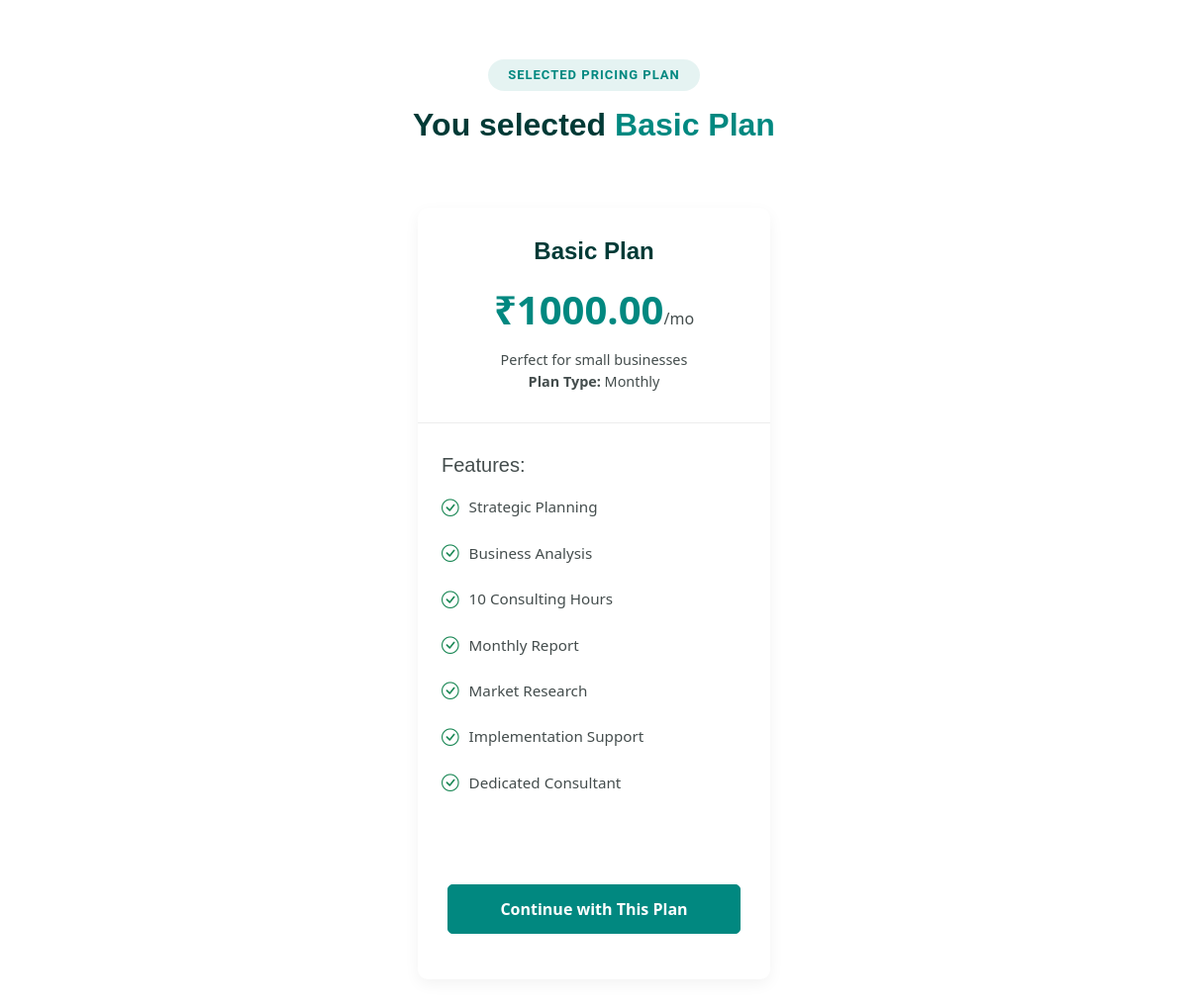
The page /information/4/monthly/ on the database its author committed.
### myapp/models.py (models this page shows, shortened)
class PricingPlan(models.Model):
    PLAN_CHOICES = [
        ('monthly', 'Monthly'),
        ('yearly', 'Yearly'),
    ]
    title = models.CharField(max_length=100)
    description = models.CharField(max_length=255)
    price = models.DecimalField(max_digits=10, decimal_places=2)
    plan_type = models.CharField(max_length=10, choices=PLAN_CHOICES)
    is_popular = models.BooleanField(default=False)
    features = models.TextField(help_text="Separate features with semicolons")
    def get_features_list(self):
        return [feature.strip() for feature in self.features.split(';') if feature.strip()]

### myapp/views.py (the view)
# urls.py: path('information/<int:plan_id>/<str:plan_type>/', views.information_view, name='information'),
def information_view(request, plan_id, plan_type):
    plan = get_object_or_404(PricingPlan, id=plan_id, plan_type=plan_type)
    return render(request, 'information.html', {
        'plan': plan,
        'plan_type': plan_type.capitalize()
    })

### myapp/templates/information.html (shortened to what this page needs)
{% load static %}
<!DOCTYPE html>
<html lang="en">
<head>
  <link rel="stylesheet" href="{% static 'assets/css/main.css' %}">
  <link href="https://cdn.jsdelivr.net/npm/bootstrap-icons@1.10.5/font/bootstrap-icons.css" rel="stylesheet">
  <link href="https://cdn.jsdelivr.net/npm/bootstrap@5.3.0/dist/css/bootstrap.min.css" rel="stylesheet">
</head>
<body>
<section id="pricing" class="pricing section">
  <div class="container section-title" data-aos="fade-up">
    <h2>Selected Pricing Plan</h2>
    <div><span>You selected</span> <span class="description-title">{{ plan.title }}</span></div>
  </div>
  <div class="container" data-aos="fade-up" data-aos-delay="100">
    <div class="row justify-content-center">
      <div class="col-lg-4 col-md-6 pricing-item-wrapper">
        <div class="pricing-item {% if plan.is_popular %}featured{% endif %}">
          <div class="pricing-header text-center">
            <h3>{{ plan.title }}</h3>
            {% if plan_type == 'Monthly' %}
              <div class="price-monthly">₹{{ plan.price }}<span>/mo</span></div>
            {% else %}
              <div class="price-yearly">₹{{ plan.price }}<span>/year</span></div>
            {% endif %}
            <p>{{ plan.description }}</p>
            <p><strong>Plan Type:</strong> {{ plan_type }}</p>
          </div>
          <div class="pricing-features px-4">
            <h5>Features:</h5>
            <ul>
              {% for feature in plan.get_features_list %}
              <li><i class="bi bi-check-circle text-success"></i> {{ feature }}</li>
              {% endfor %}
            </ul>
          </div>
          <div class="pricing-footer text-center mb-3">
            <a href="#" class="btn btn-primary">Continue with This Plan</a>
          </div>
        </div>
      </div>
    </div>
  </div>
</section>
</body>
</html>

### myapp/static/assets/css/main.css (style rules this page uses)
:root { --default-font: "Roboto", system-ui, -apple-system, "Segoe UI", Roboto, "Helvetica Neue", Arial, "Noto Sans", "Liberation Sans", sans-serif, "Apple Color Emoji", "Segoe UI Emoji", "Segoe UI Symbol", "Noto Color Emoji"; --heading-font: "Raleway", sans-serif; --nav-font: "Poppins", sans-serif; }
:root { --background-color: #ffffff; --default-color: #444d4d; --heading-color: #003a36; --accent-color: #018880; --surface-color: #ffffff; --contrast-color: #ffffff; }
:root { --nav-color: rgba(255, 255, 255, 0.7); --nav-hover-color: #ffffff; --nav-mobile-background-color: #ffffff; --nav-dropdown-background-color: #ffffff; --nav-dropdown-color: #444d4d; --nav-dropdown-hover-color: #018880; }
:root { scroll-behavior: smooth; }
body { color: var(--default-color); background-color: var(--background-color); font-family: var(--default-font); }
a { color: var(--accent-color); text-decoration: none; transition: 0.3s; }
h1, h2, h3, h4, h5, h6 { color: var(--heading-color); font-family: var(--heading-font); }
section, .section { color: var(--default-color); background-color: var(--background-color); padding: 60px 0; scroll-margin-top: 82px; overflow: clip; }
.section-title { text-align: center; padding-bottom: 60px; position: relative; }
.section-title h2 { font-size: 13px; letter-spacing: 1px; font-weight: 700; padding: 8px 20px; margin: 0; background: color-mix(in srgb, var(--accent-color), transparent 90%); color: var(--accent-color); display: inline-block; text-transform: uppercase; border-radius: 50px; font-family: var(--default-font); }
.section-title div { color: var(--heading-color); margin: 10px 0 0 0; font-size: 32px; font-weight: 700; font-family: var(--heading-font); }
.section-title div .description-title { color: var(--accent-color); }
.pricing { padding-top: 60px; padding-bottom: 60px; }
.pricing .pricing-item { background-color: var(--surface-color); border-radius: 10px; box-shadow: 0 5px 15px rgba(0, 0, 0, 0.05); overflow: hidden; margin-bottom: 30px; transition: all 0.3s ease; position: relative; height: 100%; display: flex; flex-direction: column; }
.pricing .pricing-item .pricing-header { padding: 30px; text-align: center; border-bottom: 1px solid color-mix(in srgb, var(--default-color), transparent 90%); }
.pricing .pricing-item .pricing-header h3 { font-size: 1.5rem; font-weight: 700; margin-bottom: 15px; color: var(--heading-color); }
.pricing .pricing-item .pricing-header .price-monthly, .pricing .pricing-item .pricing-header .price-yearly { font-size: 2.5rem; font-weight: 700; color: var(--accent-color); margin-bottom: 10px; }
.pricing .pricing-item .pricing-header .price-monthly span, .pricing .pricing-item .pricing-header .price-yearly span { font-size: 1rem; font-weight: 500; color: var(--default-color); }
.pricing .pricing-item .pricing-header p { font-size: 0.9rem; color: var(--default-color); margin-bottom: 0; }
.pricing .pricing-item .pricing-features { padding: 30px; flex-grow: 1; }
.pricing .pricing-item .pricing-features ul { list-style: none; padding: 0; margin: 0; }
.pricing .pricing-item .pricing-features ul li { padding: 10px 0; font-size: 0.95rem; color: var(--default-color); display: flex; align-items: center; }
.pricing .pricing-item .pricing-features ul li i { margin-right: 10px; font-size: 1.1rem; }
.pricing .pricing-item .pricing-features ul li i.bi-check-circle { color: #28a745; }
.pricing .pricing-item .pricing-footer { padding: 20px 30px 30px; text-align: center; }
.pricing .pricing-item .pricing-footer .btn { padding: 12px 30px; font-weight: 600; border-radius: 5px; transition: all 0.3s ease; width: 100%; }
.pricing .pricing-item .pricing-footer .btn-primary { background-color: var(--accent-color); border-color: var(--accent-color); color: var(--contrast-color); }

### rows shown on the page
PricingPlan: title "Basic Plan", price "1000.00", description "Perfect for small businesses", plan_type "Monthly"

### other values the page prints
{{ feature }} "Strategic Planning" "Business Analysis" "10 Consulting Hours" "Monthly Report" "Market Research" "Implementation Support" "Dedicated Consultant"
